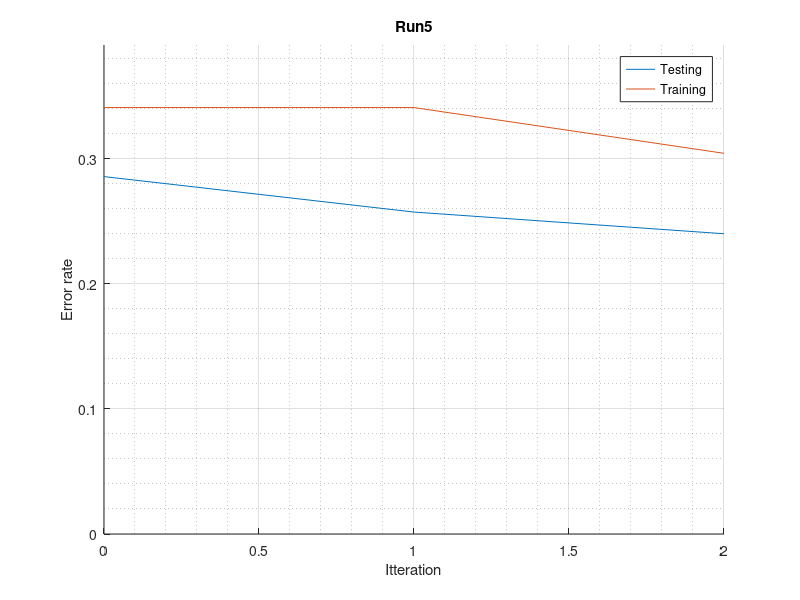

The MATLAB script that drew this image:
clear;
errorRateTesting = importdata('errorRateTesting.txt');
errorRateTraining = importdata('errorRateTraining.txt');
errorRateTraining = [errorRateTraining(1);errorRateTraining];

hold on
plot(0:(length(errorRateTesting)-1),errorRateTesting);
plot(0:(length(errorRateTesting)-1),errorRateTraining);
legend('Testing','Training');
title('Run5');
xlabel('Itteration');
ylabel('Error rate');
if(errorRateTesting(1) > errorRateTraining(1))
    ylim([0 errorRateTesting(1)+0.05]);
else
    ylim([0 errorRateTraining(1)+0.05]);
end
grid on
grid minor
hold off